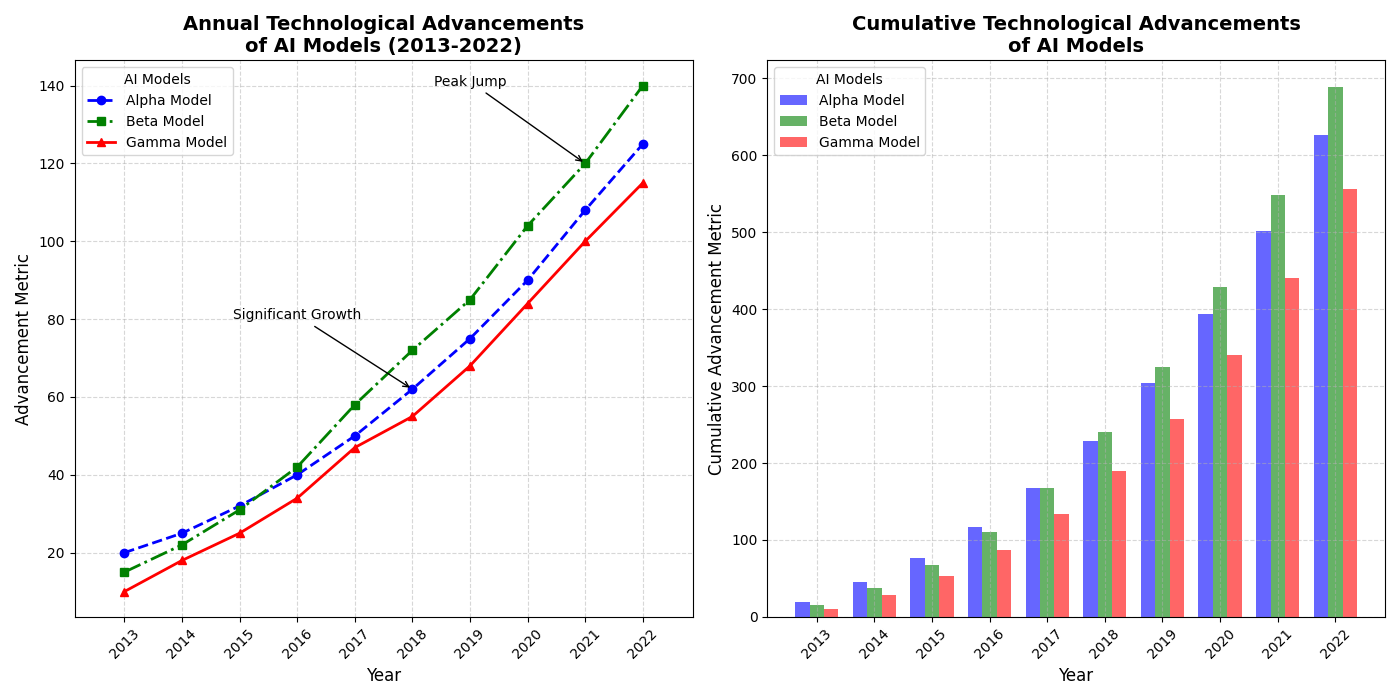

Here is the Python script that generated this plot:
import matplotlib.pyplot as plt
import numpy as np

# Title and backstory
# The plot is about the fictional growth trends of three different types of AI models over a span of 10 years in terms of technology advancement metrics.
# Based on this fictional scenario, we'll create data for three AI models: Alpha, Beta, and Gamma.

# Define the years
years = np.arange(2013, 2023)

# Technology advancement metrics for each AI model
alpha_advancement = np.array([20, 25, 32, 40, 50, 62, 75, 90, 108, 125])
beta_advancement = np.array([15, 22, 31, 42, 58, 72, 85, 104, 120, 140])
gamma_advancement = np.array([10, 18, 25, 34, 47, 55, 68, 84, 100, 115])

# Calculate cumulative advancements
alpha_cumulative = np.cumsum(alpha_advancement)
beta_cumulative = np.cumsum(beta_advancement)
gamma_cumulative = np.cumsum(gamma_advancement)

# Plot setup with subplots
fig, (ax1, ax2) = plt.subplots(1, 2, figsize=(14, 7), sharex=True)

# Line plot of annual advancements on the first subplot
ax1.plot(years, alpha_advancement, label='Alpha Model', color='b', marker='o', linestyle='--', linewidth=2)
ax1.plot(years, beta_advancement, label='Beta Model', color='g', marker='s', linestyle='-.', linewidth=2)
ax1.plot(years, gamma_advancement, label='Gamma Model', color='r', marker='^', linestyle='-', linewidth=2)

# Add title, labels, and grid for the first subplot
ax1.set_title('Annual Technological Advancements\nof AI Models (2013-2022)', fontsize=14, fontweight='bold')
ax1.set_xlabel('Year', fontsize=12)
ax1.set_ylabel('Advancement Metric', fontsize=12)
ax1.legend(title='AI Models', loc='upper left', fontsize=10)
ax1.grid(True, linestyle='--', alpha=0.5)
ax1.set_xticks(years)
ax1.set_xticklabels(years, rotation=45)

# Annotate significant advancement points
ax1.annotate('Significant Growth', xy=(2018, 62), xytext=(2016, 80),
            arrowprops=dict(facecolor='black', arrowstyle='->'), fontsize=10, ha='center')
ax1.annotate('Peak Jump', xy=(2021, 120), xytext=(2019, 140),
            arrowprops=dict(facecolor='black', arrowstyle='->'), fontsize=10, ha='center')

# Second subplot: Bar chart for cumulative advancements
width = 0.25
ax2.bar(years - width, alpha_cumulative, width=width, color='b', alpha=0.6, label='Alpha Model')
ax2.bar(years, beta_cumulative, width=width, color='g', alpha=0.6, label='Beta Model')
ax2.bar(years + width, gamma_cumulative, width=width, color='r', alpha=0.6, label='Gamma Model')

# Add title, labels, and grid for the second subplot
ax2.set_title('Cumulative Technological Advancements\nof AI Models', fontsize=14, fontweight='bold')
ax2.set_xlabel('Year', fontsize=12)
ax2.set_ylabel('Cumulative Advancement Metric', fontsize=12)
ax2.legend(title='AI Models', loc='upper left', fontsize=10)
ax2.grid(True, linestyle='--', alpha=0.5)
ax2.set_xticks(years)
ax2.set_xticklabels(years, rotation=45)

# Automatically adjust the layout to avoid overlap
plt.tight_layout()

# Display the plot
plt.show()
